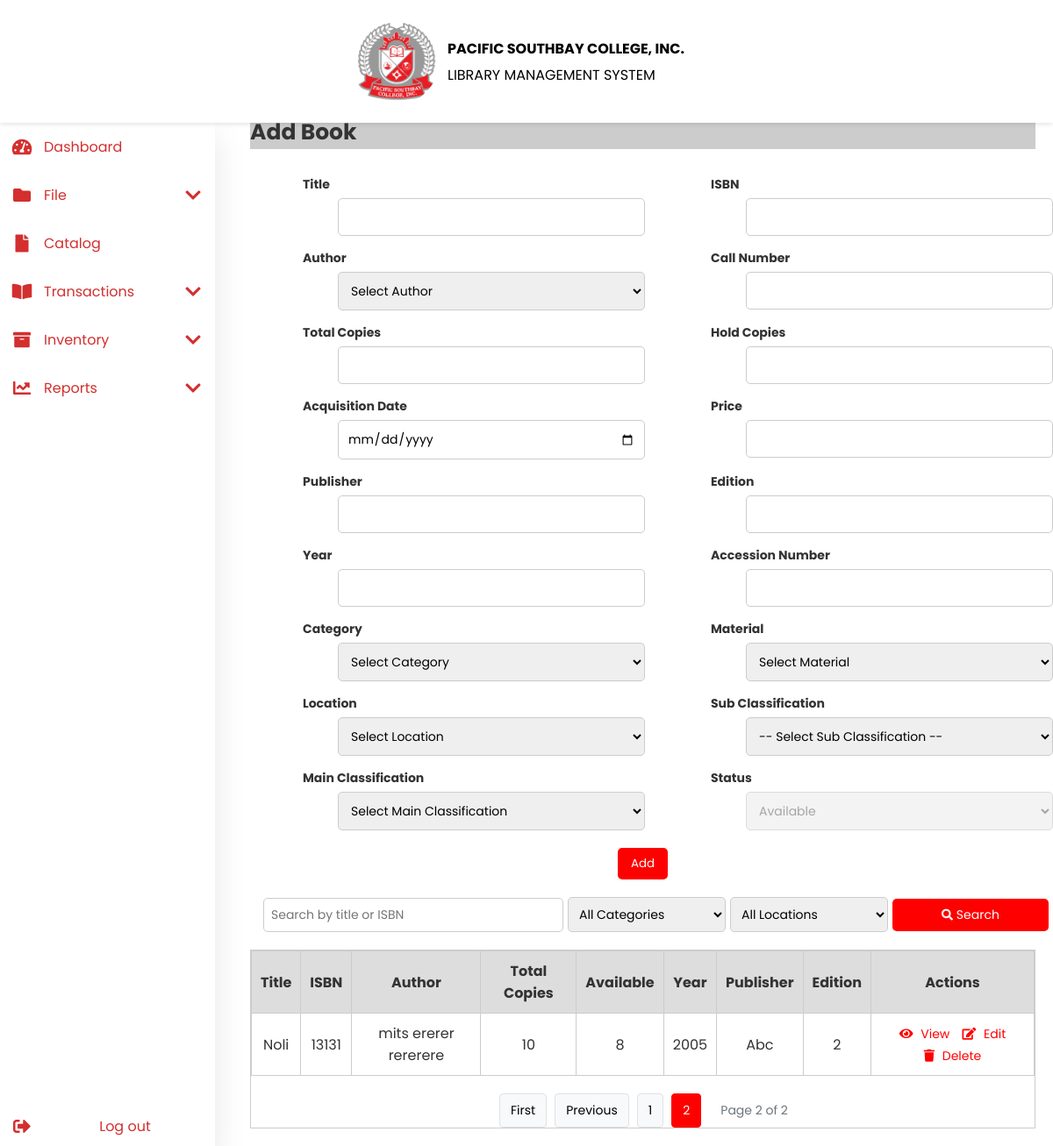
The app's page /book.php?page=2 with its own data.
### tables this page shows
CREATE TABLE `book` (
  `BookID` int(11) NOT NULL,
  `Title` varchar(255) NOT NULL,
  `ISBN` varchar(50) NOT NULL,
  `AuthorID` int(11) NOT NULL,
  `CategoryID` int(11) NOT NULL,
  `MaterialID` int(11) NOT NULL,
  `LocationID` int(11) NOT NULL,
  `MainClassificationID` int(11) NOT NULL,
  `SubClassificationID` int(11) NOT NULL,
  `CallNumber` varchar(50) DEFAULT NULL,
  `TotalCopies` int(11) NOT NULL DEFAULT 0,
  `HoldCopies` int(11) NOT NULL DEFAULT 0,
  `AcquisitionDate` date NOT NULL,
  `Price` decimal(10,2) DEFAULT NULL,
  `Publisher` varchar(255) DEFAULT NULL,
  `Edition` varchar(50) DEFAULT NULL,
  `Year` year(4) DEFAULT NULL,
  `AccessionNumber` varchar(50) DEFAULT NULL,
  `Status` enum('Available','Unavailable') GENERATED ALWAYS AS (case when `TotalCopies` - `HoldCopies` > 0 then 'Available' else 'Unavailable' end) STORED,
  `CreatedAt` timestamp NOT NULL DEFAULT current_timestamp(),
  `UpdatedAt` timestamp NOT NULL DEFAULT current_timestamp() ON UPDATE current_timestamp(),
  `CanBorrow` tinyint(1) DEFAULT 1,
  `MaxBorrow` int(11) DEFAULT NULL
);

### book.php (the view, shortened to what this page needs)
<?php
include('header.php');
include('navbar.php');
include('db.php');
$records_per_page = 3;
$page = isset($_GET['page']) ? (int)$_GET['page'] : 1;
$offset = ($page - 1) * $records_per_page;
$edit_mode = false;
$edit_book = [];
$where = "WHERE 1=1";
$count_sql = "
    SELECT COUNT(*) AS total
    FROM book b
    LEFT JOIN authors a ON b.AuthorID = a.AuthorID
    LEFT JOIN location l ON b.LocationID = l.LocationID
    LEFT JOIN mainclassification mc ON b.MainClassificationID = mc.MainClassificationID
    LEFT JOIN subclassification sc ON b.SubClassificationID = sc.SubClassificationID
    $where
";
$total_records = $conn->query($count_sql)->fetch_assoc()['total'];
$total_pages = ceil($total_records / $records_per_page);
$sql = "
    SELECT
        b.*,
        CONCAT(a.FirstName, ' ', a.MiddleName, ' ', a.LastName) AS AuthorName,
        l.LocationName,
        mc.Description AS MainClassificationName,
        sc.Description AS SubClassificationName,
        cat.CategoryName,
        mat.MaterialName
    FROM book b
    LEFT JOIN authors a ON b.AuthorID = a.AuthorID
    LEFT JOIN location l ON b.LocationID = l.LocationID
    LEFT JOIN mainclassification mc ON b.MainClassificationID = mc.MainClassificationID
    LEFT JOIN subclassification sc ON b.SubClassificationID = sc.SubClassificationID
    LEFT JOIN category cat ON b.CategoryID = cat.CategoryID
    LEFT JOIN material mat ON b.MaterialID = mat.MaterialID
    $where
    LIMIT $offset, $records_per_page
";
$books = $conn->query($sql)->fetch_all(MYSQLI_ASSOC);
?>
<div class="content">
    <h2>Add Book</h2>
    <form method="post" action="book.php" class="form-container">
        <div class="input-row">
            <div class="input-group">
                <label for="title">Title</label>
                <input type="text" id="title" name="Title"
                    value="<?= $edit_mode ? htmlspecialchars($edit_book['Title']) : '' ?>" required>
            </div>
            <div class="input-group">
                <label for="isbn">ISBN</label>
                <input type="text" id="isbn" name="ISBN"
                    value="<?= $edit_mode ? htmlspecialchars($edit_book['ISBN']) : '' ?>" required>
            </div>
        </div>
        <div class="input-row">
            <div class="input-group">
                <label for="author">Author</label>
                <select id="author" name="AuthorID" required>
                    <option value="" disabled <?= !$edit_mode ? 'selected' : '' ?>>Select Author</option>
                </select>
            </div>
            <div class="input-group">
                <label for="call-number">Call Number</label>
                <input type="text" id="call-number" name="CallNumber"
                    value="<?= $edit_mode ? htmlspecialchars($edit_book['CallNumber']) : '' ?>">
            </div>
        </div>
        <div class="input-row">
            <div class="input-group">
                <label for="copies">Total Copies</label>
                <input type="number" id="copies" name="TotalCopies"
                    value="<?= $edit_mode ? htmlspecialchars($edit_book['TotalCopies']) : '' ?>" required>
            </div>
            <div class="input-group">
                <label for="hold-copies">Hold Copies</label>
                <input type="number" id="hold-copies" name="HoldCopies"
                    value="<?= $edit_mode ? htmlspecialchars($edit_book['HoldCopies']) : '' ?>" required>
            </div>
        </div>
        <div class="input-row">
            <div class="input-group">
                <label for="acquisition-date">Acquisition Date</label>
                <input type="date" id="acquisition-date" name="AcquisitionDate"
                    value="<?= $edit_mode ? htmlspecialchars($edit_book['AcquisitionDate']) : '' ?>" required>
            </div>
            <div class="input-group">
                <label for="price">Price</label>
                <input type="number" id="price" name="Price"
                    value="<?= $edit_mode ? htmlspecialchars($edit_book['Price']) : '' ?>">
            </div>
        </div>
        <div class="input-row">
            <div class="input-group">
                <label for="publisher">Publisher</label>
                <input type="text" id="publisher" name="Publisher"
                    value="<?= $edit_mode ? htmlspecialchars($edit_book['Publisher']) : '' ?>">
            </div>
            <div class="input-group">
                <label for="edition">Edition</label>
                <input type="text" id="edition" name="Edition"
                    value="<?= $edit_mode ? htmlspecialchars($edit_book['Edition']) : '' ?>">
            </div>
        </div>
        <div class="input-row">
            <div class="input-group">
                <label for="year">Year</label>
                <input type="number" id="year" name="Year" min="1900" max="<?= date('Y') ?>"
                    value="<?= $edit_mode ? htmlspecialchars($edit_book['Year']) : '' ?>">
            </div>
            <div class="input-group">
                <label for="accession-number">Accession Number</label>
                <input type="text" id="accession-number" name="AccessionNumber"
                    value="<?= $edit_mode ? htmlspecialchars($edit_book['AccessionNumber']) : '' ?>">
            </div>
        </div>
        <div class="input-row">
            <div class="input-group">
                <label for="category">Category</label>
                <select id="category" name="CategoryID" required>
                    <option value="" disabled <?= !$edit_mode ? 'selected' : '' ?>>Select Category</option>
                </select>
            </div>
            <div class="input-group">
                <label for="material">Material</label>
                <select id="material" name="MaterialID" required>
                    <option value="" disabled <?= !$edit_mode ? 'selected' : '' ?>>Select Material</option>
                </select>
            </div>
        </div>
        <div class="input-row">
            <div class="input-group">
                <label for="location">Location</label>
                <select id="location" name="LocationID" required>
                    <option value="" disabled <?= !$edit_mode ? 'selected' : '' ?>>Select Location</option>
                </select>
            </div>
            <div class="input-group">
                <label for="subClassification">Sub Classification</label>
                <select id="sub-classification" name="SubClassificationID" required>
                    <option value="">-- Select Sub Classification --</option>
                </select>
            </div>
        </div>
        <div class="input-row">
            <div class="input-group">
                <label for="main-classification">Main Classification</label>
                <select id="main-classification" name="MainClassificationID" required>
                    <option value="" disabled <?= !$edit_mode ? 'selected' : '' ?>>Select Main Classification</option>
                </select>
            </div>
            <div class="input-group">
                <label for="status">Status</label>
                <select id="status" name="Status" <?= $edit_mode ? '' : 'disabled' ?>>
                    <option value="Available" <?= $edit_mode && $edit_book['Status'] == 'Available' ? 'selected' : '' ?>>Available</option>
                </select>
            </div>
        </div>
        <?php if ($edit_mode): ?>
            <div class="button-group">
                <button type="submit" name="update_book" class="add-btn">Update</button>
                <a href="book.php" class="cancel-btn">Cancel</a>
            </div>
        <?php else: ?>
            <div class="button-group">
                <button type="submit" name="add_book" class="add-btn">Add</button>
            </div>
        <?php endif; ?>
    </form>
    <form method="GET" class="filter-form">
        <input type="text" name="search" placeholder="Search by title or ISBN" value="<?= isset($_GET['search']) ? htmlspecialchars($_GET['search']) : '' ?>">
        <select name="category">
            <option value="">All Categories</option>
        </select>
        <select name="location">
            <option value="">All Locations</option>
        </select>
        <button type="submit" class="search-btn"><i class="fas fa-search"></i> Search</button>
    </form>
    <div class="table-container">
        <table>
            <thead>
                <tr>
                    <th>Title</th>
                    <th>ISBN</th>
                    <th>Author</th>
                    <th>Total Copies</th>
                    <th>Available</th>
                    <th>Year</th>
                    <th>Publisher</th>
                    <th>Edition</th>
                    <th>Actions</th>
                </tr>
            </thead>
            <tbody>
                <?php foreach ($books as $book) :
                    $available = $book['TotalCopies'] - $book['HoldCopies'];
                ?>
                    <tr>
                        <td><?= htmlspecialchars($book['Title']) ?></td>
                        <td><?= htmlspecialchars($book['ISBN']) ?></td>
                        <td><?= htmlspecialchars($book['AuthorName']) ?></td>
                        <td><?= htmlspecialchars($book['TotalCopies']) ?></td>
                        <td><?= $available ?></td>
                        <td><?= htmlspecialchars($book['Year']) ?></td>
                        <td><?= htmlspecialchars($book['Publisher']) ?></td>
                        <td><?= htmlspecialchars($book['Edition']) ?></td>
                        <td>
                            <a href="#" class="view" data-id="<?= $book['BookID'] ?>" onclick="viewBook(<?= $book['BookID'] ?>)"><i class="fas fa-eye"></i> View</a>
                            <a href="book.php?edit=<?= $book['BookID'] ?>" class="edit"><i class="fas fa-edit"></i> Edit</a>
                            <a href="book.php?delete=<?= $book['BookID'] ?>" class="delete" onclick="return confirmDelete(<?= $book['BookID'] ?>)"><i class="fas fa-trash"></i> Delete</a>
                        </td>
                    </tr>
                <?php endforeach; ?>
            </tbody>
        </table>
        <?php if ($total_records > $records_per_page): ?>
        <div class="pagination">
            <?php if ($page > 1): ?>
                <a href="book.php?page=1<?= isset($_GET['search']) ? '&search='.urlencode($_GET['search']) : '' ?><?= isset($_GET['category']) && $_GET['category'] != '' ? '&category='.$_GET['category'] : '' ?><?= isset($_GET['location']) && $_GET['location'] != '' ? '&location='.$_GET['location'] : '' ?>" class="pagination-link">First</a>
                <a href="book.php?page=<?= $page - 1 ?><?= isset($_GET['search']) ? '&search='.urlencode($_GET['search']) : '' ?><?= isset($_GET['category']) && $_GET['category'] != '' ? '&category='.$_GET['category'] : '' ?><?= isset($_GET['location']) && $_GET['location'] != '' ? '&location='.$_GET['location'] : '' ?>" class="pagination-link">Previous</a>
            <?php endif; ?>
            <?php for ($i = max(1, $page - 2); $i <= min($total_pages, $page + 2); $i++): ?>
                <a href="book.php?page=<?= $i ?><?= isset($_GET['search']) ? '&search='.urlencode($_GET['search']) : '' ?><?= isset($_GET['category']) && $_GET['category'] != '' ? '&category='.$_GET['category'] : '' ?><?= isset($_GET['location']) && $_GET['location'] != '' ? '&location='.$_GET['location'] : '' ?>" class="pagination-link<?= $i == $page ? ' active' : '' ?>"><?= $i ?></a>
            <?php endfor; ?>
            <div class="page-info">Page <?= $page ?> of <?= $total_pages ?></div>
        </div>
        <?php endif; ?>
    </div>
</div>
<link rel="stylesheet" href="css/book.css">

### css/header.css (style rules this page uses)
* { margin: 0; padding: 0; outline: none; border: none; text-decoration: none; box-sizing: border-box; font-family: "Poppins", sans-serif; }
body { background-image: url("./image/st-michael.jpg"); background-repeat: no-repeat; background-position: center; background-size: cover; color: #333; }
::marker { content: ""; unicode-bidi: isolate; font-variant-numeric: tabular-nums; text-transform: none; text-indent: 0px !important; text-align: start !important; text-align-last: start !important; }
.content { margin-top: 160px; margin-left: 265px; padding: 20px; }

### css/navbar.css (style rules this page uses)
* { margin: 0; padding: 0; outline: none; border: none; text-decoration: none; box-sizing: border-box; font-family: "Poppins", sans-serif; }

### css/book.css (style rules this page uses)
.content { margin-top: 3%; }
h2 { background-color: #ccc; font-size: 25px; font-weight:bold; }
.filter-form { margin-bottom: 20px; display: flex; gap: 5px; flex-wrap: nowrap; align-items: center; width: 100%; margin-left: 15px; margin-top: 20px; }
.filter-form input, .filter-form select, .filter-form button { padding: 8px; font-size: 14px; min-width: 0; flex: 1; margin: 0; }
.filter-form input[name="search"] { flex: 2; }
.input-row { display: flex; justify-content: space-between; gap: 15px; margin-bottom: 15px; }
.input-group { flex: 1; display: flex; flex-direction: column; }
label { font-weight: bold; margin-bottom: 5px; font-size: 14px; margin-left: 60px; }
input, select { padding: 10px; border: 1px solid #ccc; border-radius: 5px; font-size: 14px; box-sizing: border-box; width: 350px; margin-left: 100px; }
.add-btn { background-color: red; color: white; padding: 8px 15px; border: none; border-radius: 5px; cursor: pointer; white-space: nowrap; justify-content: center; display: flex; margin: 0 auto; }
.form-container { margin-top: 30px; }
.button-group { display: flex; justify-content: center; gap: 15px; margin-top: 20px; width: 100%; }
.button-group .add-btn, .button-group .cancel-btn { margin: 0; }
.search-btn { margin-top: 20px; background-color: red; color: white; padding: 8px 15px; border: none; border-radius: 5px; cursor: pointer; white-space: nowrap; }
.search-btn i { font-size: 13px; }
.table-container { border: 1px solid #ccc; margin-top: 5px; overflow-x: auto; }
.table-container table { width: 100%; border-collapse: collapse; }
.table-container th, .table-container td { padding: 10px; border: 1px solid #ccc; text-align: center; }
th { background-color: #ddd; }
.view, .edit, .delete { display: inline-block; margin: 0 5px; background: none; border: none; color: red; cursor: pointer; font-size: 14px; }
.view i, .edit i, .delete i { color: red; margin-right: 5px; }
.pagination { display: flex; justify-content: center; align-items: center; margin-top: 20px; flex-wrap: wrap; gap: 5px; }
.pagination-link { display: inline-block; padding: 8px 12px; margin: 0 2px; background-color: #f8f9fa; color: black; text-decoration: none; border: 1px solid #dee2e6; border-radius: 4px; font-size: 14px; }
.pagination-link.active { background-color: red; color: white; border-color: red; }
.page-info { margin-left: 15px; color: #6c757d; font-size: 14px; }
.edit, .delete { background: none; border: none; color: red; cursor: pointer; font-size: 14px; }
.edit i, .delete i { color: red; margin-right: 5px; }

### records on screen
book: Title "Noli", ISBN "13131", AuthorName "mits ererer rererere", TotalCopies "10", available "8", Year "2005", Publisher "Abc", Edition "2"

### other values on screen
$page "2"
$total_pages "2"
